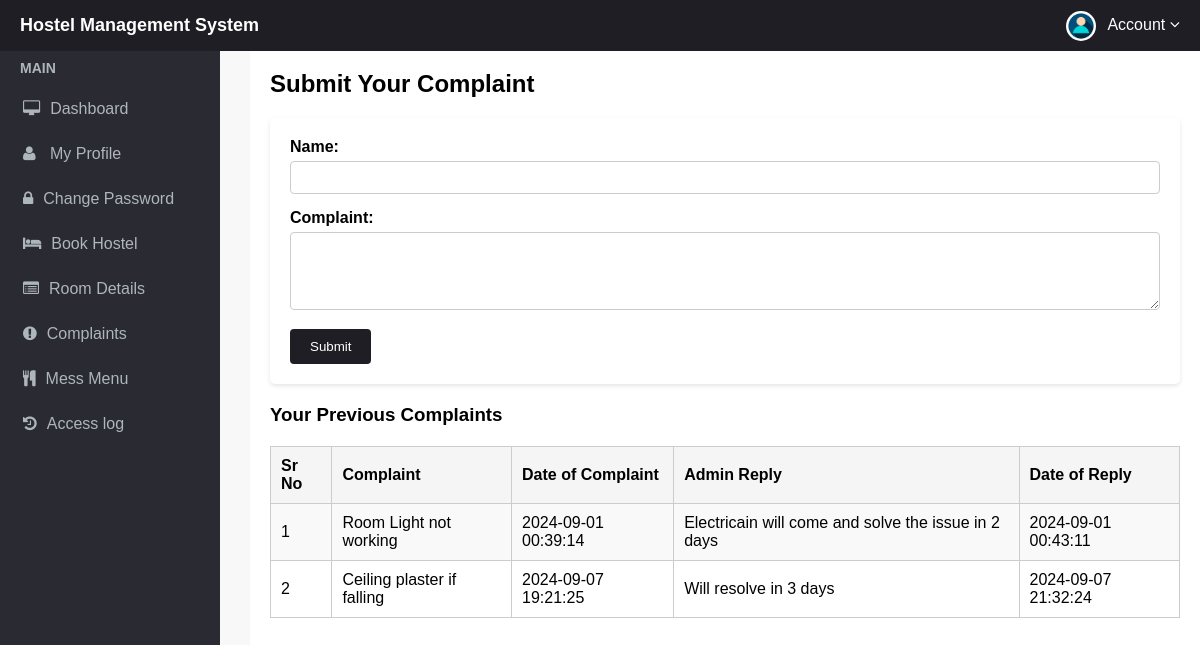
The page /complaints.php (signed in) on the database its author committed.
### tables this page shows
CREATE TABLE `complaints` (
  `id` int(5) NOT NULL,
  `userid` int(11) DEFAULT NULL,
  `student_name` varchar(50) NOT NULL,
  `student_complaint` varchar(800) NOT NULL,
  `date_of_complaint` datetime NOT NULL DEFAULT current_timestamp(),
  `admin_reply` varchar(400) NOT NULL,
  `date_of_adminreply` datetime NOT NULL
);

### complaints.php (the view, shortened to what this page needs)
<?php
include('includes/config.php');
$userid = $_SESSION['id'];
?>
<!doctype html>
<html lang="en" class="no-js">
    <link rel="stylesheet" href="css/font-awesome.min.css">
    <link rel="stylesheet" href="css/complaints.css">
    <link rel="stylesheet" href="css/header_and_sidebar.css">
</head>
<body>
    <?php include('includes/header.php'); ?>
    <div class="ts-main-content">
        <?php include('includes/sidebar.php'); ?>
        <div class="content-wrapper">
                <h2 style="margin-top:50px;">Submit Your Complaint</h2>
                <form action="complaints.php" method="POST">
                    <div class="fgroup">
                        <label for="student_name">Name:</label>
                        <input type="text" id="student_name" name="student_name" required>
                    </div>
                    <div class="fgroup">
                        <label for="complaint">Complaint:</label>
                        <textarea id="complaint" name="complaint" rows="4" required></textarea>
                    </div>
                    <button type="submit" name="complaint_submit">Submit</button>
                </form>
                <h3 style="margin-top:20px;">Your Previous Complaints</h3>
                <table>
                    <thead>
                        <tr>
                            <th>Sr No</th>
                            <th>Complaint</th>
                            <th>Date of Complaint</th>
                            <th>Admin Reply</th>
                            <th>Date of Reply</th>
                        </tr>
                    </thead>
                    <tbody>
                        <?php
                       $sql = "SELECT id, student_complaint, date_of_complaint, admin_reply, date_of_adminreply FROM complaints WHERE userid = ?";
                        $stmt = $mysqli->prepare($sql);
                        $stmt->bind_param("i", $userid);
                        $stmt->execute();
                        $result = $stmt->get_result();
                        $cnt = 1;
                        if ($result->num_rows > 0) {
                            while ($row = $result->fetch_assoc()) {
                                echo "<tr><td>" . $cnt . "</td><td>" . $row["student_complaint"] . "</td><td>" . $row["date_of_complaint"] . "</td><td>" . $row["admin_reply"] . "</td><td>" . $row["date_of_adminreply"] . "</td></tr>";
                                $cnt += 1;
                            }
                        } else {
                            echo "<tr><td colspan='5'>No complaints found</td></tr>";
                        }
                        ?>
                    </tbody>
        </div>
    </div>
</body>
</html>

### css/complaints.css (style rules this page uses)
body { font-family: Arial, sans-serif; margin: 0; padding: 0; background-color: #f8f8f8; }
.ts-main-content { margin-left: 250px; padding: 20px; background-color: #fff; min-height: 100vh; }
.content-wrapper { margin-top: 50px; }
form { background-color: #fff; padding: 20px; border-radius: 5px; box-shadow: 0 2px 4px rgba(0, 0, 0, 0.1); margin-top: 20px; }
form .fgroup { margin-bottom: 15px; }
form label { display: block; margin-bottom: 5px; font-weight: bold; }
form input[type="text"], form textarea { width: 100%; padding: 8px; border: 1px solid #ccc; border-radius: 4px; box-sizing: border-box; }
form button { background-color: #1e1e24; color: #fff; border: none; padding: 10px 20px; border-radius: 4px; cursor: pointer; }
table { width: 100%; border-collapse: collapse; margin-top: 20px; }
table th, table td { padding: 10px; text-align: left; border: 1px solid #ccc; }
table thead { background-color: #f5f5f5; }
table tbody tr:nth-child(odd) { background-color: #f9f9f9; }

### rows shown on the page
complaints: student_complaint "Room Light not working", date_of_complaint "2024-09-01 00:39:14", admin_reply "Electricain will come and solve the issue in 2 days", date_of_adminreply "2024-09-01 00:43:11"
complaints: student_complaint "Ceiling plaster if falling", date_of_complaint "2024-09-07 19:21:25", admin_reply "Will resolve in 3 days", date_of_adminreply "2024-09-07 21:32:24"
